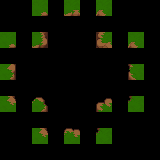

Tiled map render using the project's own tile images. Description and the whole map definition, tile-layer contents included, below:
An orthogonal 10x10 tile map with 16x16 px tiles, 2 tile layers (output_Hintergrund_-1, input_Hintergrund_Top).

<map version="1.10" tiledversion="1.11.2" orientation="orthogonal" renderorder="right-down" width="10" height="10" tilewidth="16" tileheight="16" infinite="0" nextlayerid="3" nextobjectid="1">
 <tileset firstgid="1" source="../Tileset.tsx" />
 <layer id="1" name="output_Hintergrund_-1" width="10" height="10">
  <data encoding="csv">
0,0,482,0,594,0,479,0,0,0,
0,0,0,0,0,0,0,0,0,0,
482,0,595,0,0,0,592,0,479,0,
0,0,0,0,0,0,0,0,0,0,
370,0,0,0,0,0,0,0,365,0,
0,0,0,0,0,0,0,0,0,0,
143,0,144,0,0,0,139,0,140,0,
0,0,0,0,0,0,0,0,0,0,
0,0,143,0,28,0,140,0,0,0,
0,0,0,0,0,0,0,0,0,0
</data>
 </layer>
 <layer id="2" name="input_Hintergrund_Top" width="10" height="10">
  <data encoding="csv">
0,0,567,0,568,0,569,0,0,0,
0,0,0,0,0,0,0,0,0,0,
679,0,680,0,0,0,682,0,683,0,
0,0,0,0,0,0,0,0,0,0,
792,0,0,0,0,0,0,0,796,0,
0,0,0,0,0,0,0,0,0,0,
905,0,906,0,0,0,908,0,909,0,
0,0,0,0,0,0,0,0,0,0,
0,0,1019,0,1020,0,1021,0,0,0,
0,0,0,0,0,0,0,0,0,0
</data>
 </layer>
</map>
